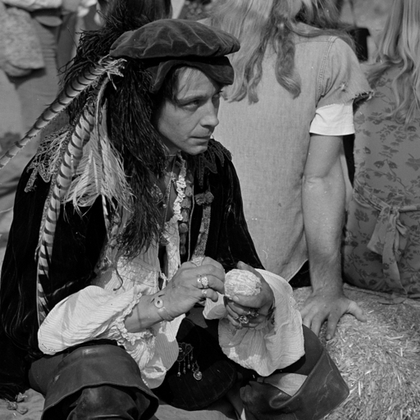
%> input picture jnd/1.png, 420 x 420 px, shrunk from 512 x 512 before the run
$ octave --eval "result = func_JND_modeling_pattern_complexity(imread('1.png'));"   (GNU Octave 9; MATLAB toolbox functions it lacks are replaced by stand-ins)
%> lines starting %> are read from the running program, lines starting %| are printed output that depends on the picture; in (x1, y1, x2, y2) boxes, pixels count from 0 and x2, y2 are one past the last pixel; in counts of white or black regions, pixels touching at a corner belong together; the program's own positions count from 1
function [jnd_map, jnd_LA, jnd_LC, jnd_PM, jnd_PM_p] = func_JND_modeling_pattern_complexity(img)

if ~isa(img, 'double')
    img = double(img);
end

% luminance adaptation
jnd_LA = func_bg_lum_adapt( img );

% luminance contrast masking
L_c = func_lum_cots_mask( img ); % variance value
a1 = 0.115*16;
a2 = 26;
jnd_LC = ( a1*L_c.^2.4 ) ./ ( L_c.^2+a2^2 ); % transducer

% content complexity
P_c = func_con_cmlx( img );
a3=0.3;
a4=2.7;
a5=1;
C_t = ( a3*P_c .^a4 ) ./ ( P_c.^2+a5^2 ); % complexity transducer

% pattern maksing
jnd_PM = L_c .* C_t;

% edge protection
edge_protect = func_edge_protect( img );

% edge protection as scale factor
jnd_PM_p = jnd_PM .* edge_protect;

% visual masking
jnd_VM = jnd_LC.*jnd_PM_p ;

% JND map
jnd_map = jnd_LA + jnd_VM - 0.3*min( jnd_LA, jnd_VM );
[row, col] = size( img );
valid_mask = zeros( row, col );
r = 3;
valid_mask( r:row-r,r:col-r ) = 1;
jnd_map = jnd_map .* valid_mask;
return;

% luminance adaptation
function jnd_lum_adapt = func_bg_lum_adapt( img0 )
% JND threshold due to Luminance Adaption
min_lum = 32;
alpha = 0.7;
B=[1 1 1 1 1
   1 2 2 2 1
   1 2 0 2 1
   1 2 2 2 1
   1 1 1 1 1]; % filter
bg_lum0 = floor( filter2(B, img0) / 32 );
bg_lum = func_bg_adjust( bg_lum0, min_lum ); % adjust the luminance on dark region~(near 0)
[col, row] = size(img0);
bg_jnd = lum_jnd; % visuable threshold due to bg lum.
jnd_lum = zeros(col, row); % calculate the LA for each pixel
for x = 1:col
    for y = 1:row
        jnd_lum(x,y) = bg_jnd( bg_lum(x,y)+1 );
    end
end
jnd_lum_adapt = alpha * jnd_lum;
return;

%--------------------------------------
function bg_jnd = lum_jnd
% visuable threshold due to bg lum.
bg_jnd = zeros(256, 1);
T0 = 17;
gamma = 3 / 128;
for k = 1 : 256
    lum = k-1;
    if lum <= 127
        bg_jnd(k) = T0 * (1 - sqrt( lum/127)) + 3;
    else
        bg_jnd(k) = gamma * (lum-127) + 3;
    end
end
return;

%------------------------------------------
function bg_lum = func_bg_adjust( bg_lum0, min_lum )
% adjust the luminance on dark region~(near 0)
[row, col] = size( bg_lum0 );
bg_lum = bg_lum0;
for x = 1 : row
    for y = 1  :col
        if bg_lum( x,y ) <= 127
            bg_lum(x,y) = round( min_lum + bg_lum(x,y)*(127-min_lum)/127 );
        end
    end
end

% luminance_contrast
function L_c = func_lum_cots_mask( img )
% calculate the luminance contrast for each pixel
R = 2;
ker = ones( 2*R+1 ) / ( 2*R+1 )^2;
mean_mask = imfilter( img, ker ); % mean value of each pixel
mean_img_sqr = mean_mask.^2; % square mean
img_sqr = img.^2; % square
mean_sqr_img = imfilter( img_sqr, ker ); % mean square
var_mask = mean_sqr_img - mean_img_sqr; % variance
var_mask(var_mask<0) = 0;
[row,col] = size( img );
valid_mask = zeros(row,col);
valid_mask(R+1:end-R,R+1:end-R) = 1;
var_mask = var_mask .* valid_mask;
L_c = sqrt( var_mask );

function cmlx_mat = func_con_cmlx( img )
cmlx_map = func_cmlx_num_compute( img );
r = 3;
sig = 1;
fker = fspecial( 'gaussian', r, sig );
cmlx_mat = imfilter( cmlx_map, fker );

function cmlx = func_cmlx_num_compute( img )
% set parameters
r = 1;
nb = r*8; % neighborhood size
otr = 6; % threshold for judging similar orientaion
kx = [ -1 0 1; -1 0 1; -1 0 1 ]/3;
ky = kx';
% Angle step. (coordinate)
sps=zeros(nb,2);
as = 2*pi/nb;
for i = 1:nb
    sps(i,1) = -r*sin((i-1)*as);
    sps(i,2) = r*cos((i-1)*as);
end
% osvp computation
imgd = padarray( img, [r r], 'symmetric' );
[ row, col ] = size( imgd );
Gx = imfilter( imgd, kx ); % gradient along x
Gy = imfilter( imgd, ky ); % gradient along x
Cimg = sqrt( Gx.^2 + Gy.^2 ); % gradient
Cvimg = zeros( row,col ); % valid pixels (unshooth region)
Cvimg( Cimg>=5 ) = 1; % selecting unshooth region

Oimg = round( atan2(Gy, Gx)/pi*180 ); % algle value
Oimg( Oimg > 90 ) = Oimg( Oimg > 90 ) - 180; % [-90 90]
Oimg( Oimg < -90 ) = 180 + Oimg( Oimg < -90 );
Oimg = Oimg + 90; % [ 0 180 ]
Oimg( Cvimg==0 ) = 180+2*otr;
Cvimgc = Cvimg( r+1:row-r,r+1:col-r );
Oimg_norm = round( Oimg/2/otr );% normalize with threshold 2*otr
onum = round( 180/2/otr )+1; % the type number of orientation bin

for x = 0 : onum % for central pixel
    Oimgc_valid(:,:,x+1) = Oimg_norm==x;
end

% complexity
ssr_no_zero = Oimgc_valid( 1+1:row-2*r+1, 1+1:col-2*r+1, :)~=0;

cmlx = sum( ssr_no_zero, 3 ); % calculate the rule number
cmlx( Cvimgc==0 ) = 1; % set the rule number of plain as 1
cmlx( 1:r, : ) = 1; % set the rule number for the image boundary
cmlx( end-r+1:end, : ) = 1;
cmlx( :, 1:r ) = 1;
cmlx( :, end-r+1:end ) = 1;

function edge_protect = func_edge_protect( img )
% protect the edge region since the HVS is highly sensitive to it
r = 1;
kx = [ -1 0 1; -2 0 2; -1 0 1 ]/3;
ky = kx';

% osvp computation
imgd = padarray( img, [r r], 'symmetric' );
[ row, col ] = size( imgd );
Gx = imfilter( imgd, kx ); % gradient along x
Gy = imfilter( imgd, ky ); % gradient along x
Cimg = sqrt( Gx.^2 + Gy.^2 ); % gradient

img_edge = Cimg>30;
img_supedge = 1-1*double(img_edge);
gaussian_kernal = fspecial('gaussian',5,0.8);
edge_protect = filter2(gaussian_kernal,img_supedge);
edge_protect = edge_protect( r+1:row-r,r+1:col-r );
return;
%> after the loop in func_bg_adjust, `for x = 1 : row`:
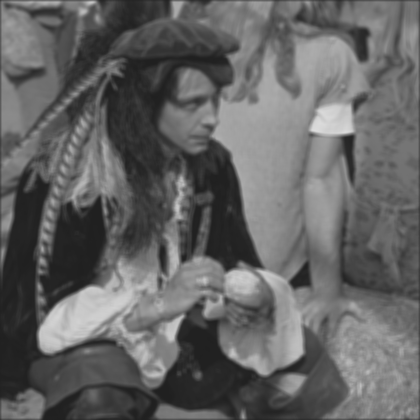
%> bg_lum: size 420x420 double; min 32, max 221, mean 99.7
%> after the loop in func_bg_lum_adapt, `for x = 1:col`:
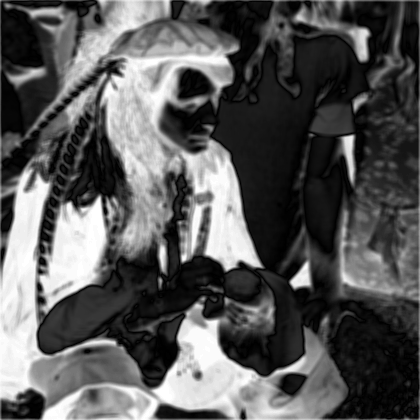
%> jnd_lum: size 420x420 double; min 3, max 11.47, mean 5.95; drawn with min black and max white
%> in func_lum_cots_mask, `valid_mask(R+1:end-R,R+1:end-R) = 1;`: valid_mask: size 420x420 double; values 0 (black) and 1 (white), 98.1% white; 1 black region, box (x1, y1, x2, y2) and area: (0, 0, 420, 420) 3344
%> in func_cmlx_num_compute, `Cvimg( Cimg>=5 ) = 1;`: Cvimg: size 422x422 double; values 0 (black) and 1 (white), 75% white; 4379 black regions (4211 under 20 px), largest, box (x1, y1, x2, y2) and area: (215, 71, 304, 222) 3365, (0, 173, 50, 328) 3025, (41, 199, 106, 294) 2991
%> in func_cmlx_num_compute, `Cvimgc = Cvimg( r+1:row-r,r+1:col-r );`:
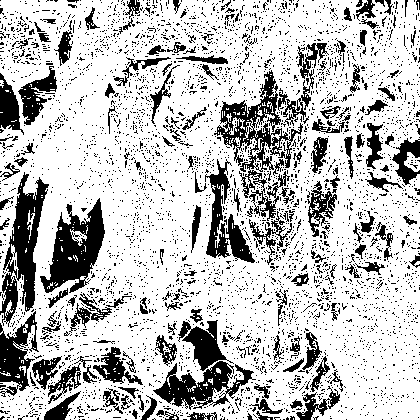
%> Cvimgc: size 420x420 double; values 0 (black) and 1 (white), 74.8% white; 4378 black regions (4210 under 20 px), largest, box (x1, y1, x2, y2) and area: (214, 70, 303, 221) 3365, (0, 172, 49, 327) 3021, (40, 198, 105, 293) 2991
%> in func_cmlx_num_compute, `cmlx = sum( ssr_no_zero, 3 );`: cmlx: size 420x420 double; every value is 1
%> in func_edge_protect, `img_edge = Cimg>30;`: img_edge: size 422x422 logical; 29.4% white in thin lines or dots
%> in func_edge_protect, `img_supedge = 1-1*double(img_edge);`: img_supedge: size 422x422 double; values 0 (black) and 1 (white), 70.6% white; black in thin lines or dots
%> in func_edge_protect, `edge_protect = edge_protect( r+1:row-r,r+1:col-r );`:
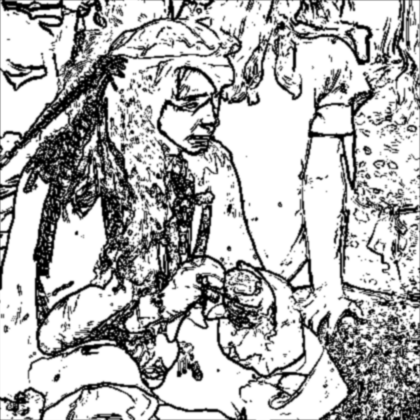
%> edge_protect: size 420x420 double; min 0, max 1, mean 0.709
%> in func_JND_modeling_pattern_complexity, `jnd_PM_p = jnd_PM .* edge_protect;`:
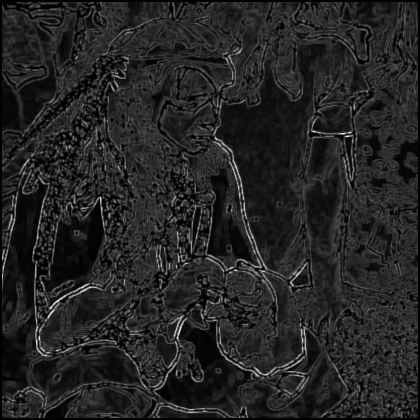
%> jnd_PM_p: size 420x420 double; min 0, max 6.68, mean 0.97; drawn with min black and max white
%> in func_JND_modeling_pattern_complexity, `jnd_map = jnd_LA + jnd_VM - 0.3*min( jnd_LA, jnd_VM );`:
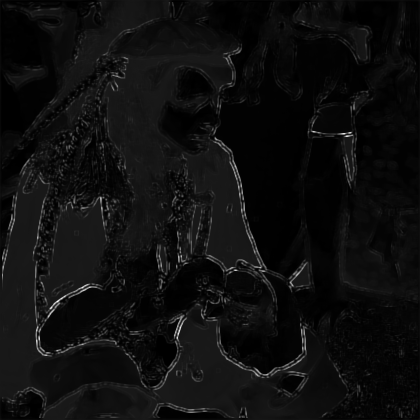
%> jnd_map: size 420x420 double; min 2.1, max 61.98, mean 5.6; drawn with min black and max white
%> in func_JND_modeling_pattern_complexity, `valid_mask( r:row-r,r:col-r ) = 1;`:
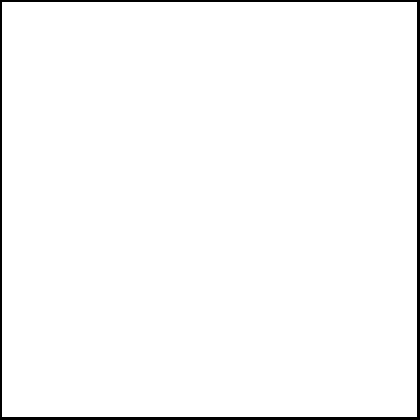
%> valid_mask: size 420x420 double; values 0 (black) and 1 (white), 97.6% white; 1 black region, box (x1, y1, x2, y2) and area: (0, 0, 420, 420) 4175
